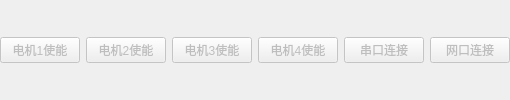
     <widget class="QWidget" name="MotorEnable_widget" native="true">
      <layout class="QHBoxLayout" name="horizontalLayout">
       <property name="leftMargin">
        <number>0</number>
       </property>
       <property name="topMargin">
        <number>0</number>
       </property>
       <property name="rightMargin">
        <number>0</number>
       </property>
       <property name="bottomMargin">
        <number>0</number>
       </property>
       <item>
        <widget class="QPushButton" name="MotorEnable_pushButton_1">
         <property name="enabled">
          <bool>false</bool>
         </property>
         <property name="text">
          <string>电机1使能</string>
         </property>
         <property name="checkable">
          <bool>true</bool>
         </property>
        </widget>
       </item>
       <item>
        <widget class="QPushButton" name="MotorEnable_pushButton_2">
         <property name="enabled">
          <bool>false</bool>
         </property>
         <property name="text">
          <string>电机2使能</string>
         </property>
         <property name="checkable">
          <bool>true</bool>
         </property>
        </widget>
       </item>
       <item>
        <widget class="QPushButton" name="MotorEnable_pushButton_3">
         <property name="enabled">
          <bool>false</bool>
         </property>
         <property name="text">
          <string>电机3使能</string>
         </property>
         <property name="checkable">
          <bool>true</bool>
         </property>
        </widget>
       </item>
       <item>
        <widget class="QPushButton" name="MotorEnable_pushButton_4">
         <property name="enabled">
          <bool>false</bool>
         </property>
         <property name="text">
          <string>电机4使能</string>
         </property>
         <property name="checkable">
          <bool>true</bool>
         </property>
        </widget>
       </item>
       <item>
        <widget class="QPushButton" name="UartEnable_pushButton">
         <property name="enabled">
          <bool>false</bool>
         </property>
         <property name="text">
          <string>串口连接</string>
         </property>
         <property name="checkable">
          <bool>true</bool>
         </property>
        </widget>
       </item>
       <item>
        <widget class="QPushButton" name="ETH_Enable_pushButton">
         <property name="enabled">
          <bool>false</bool>
         </property>
         <property name="text">
          <string>网口连接</string>
         </property>
         <property name="checkable">
          <bool>true</bool>
         </property>
        </widget>
       </item>
      </layout>
     </widget>
